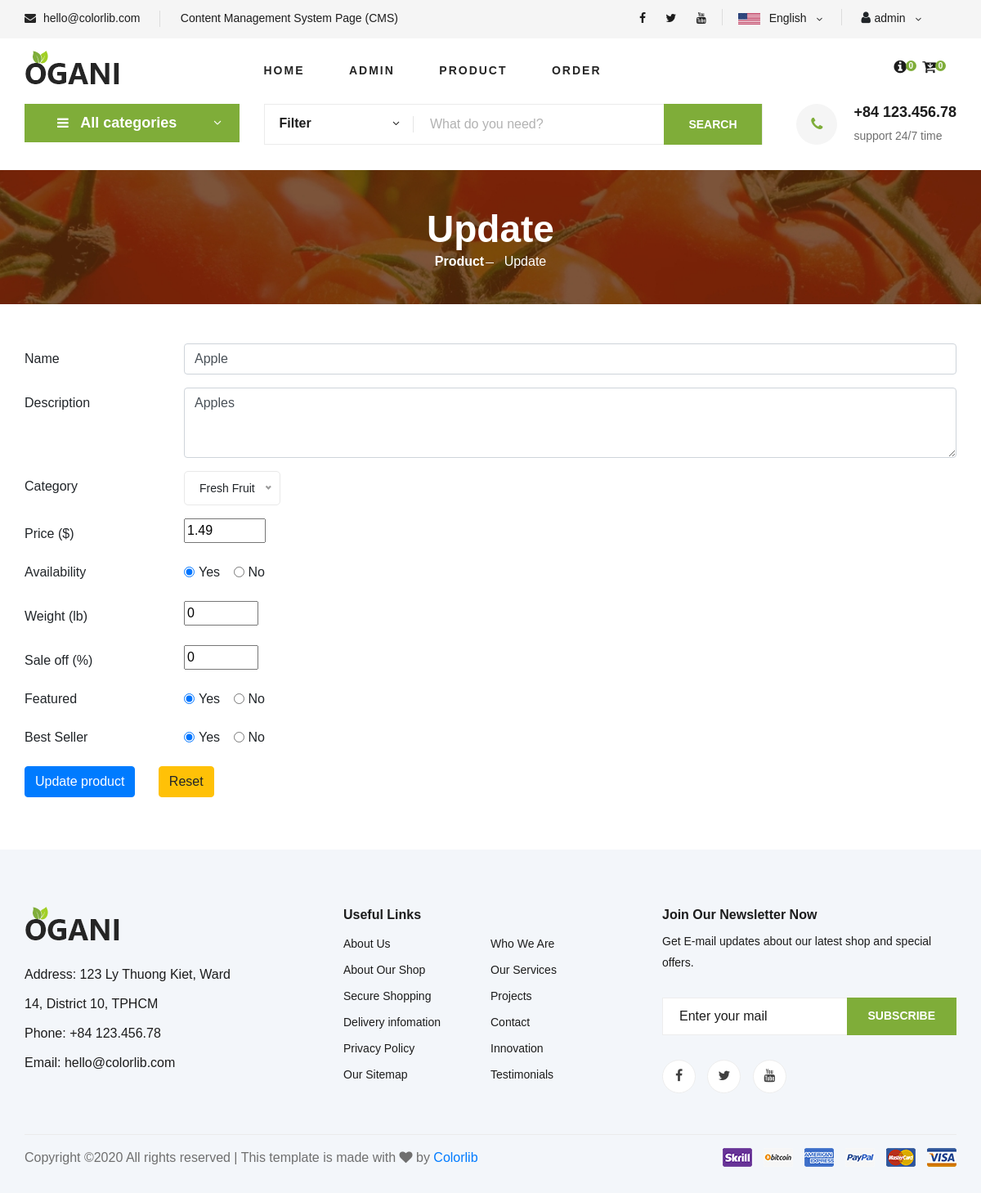
The page /product/update/apple (signed in) on the database as committed earlier.
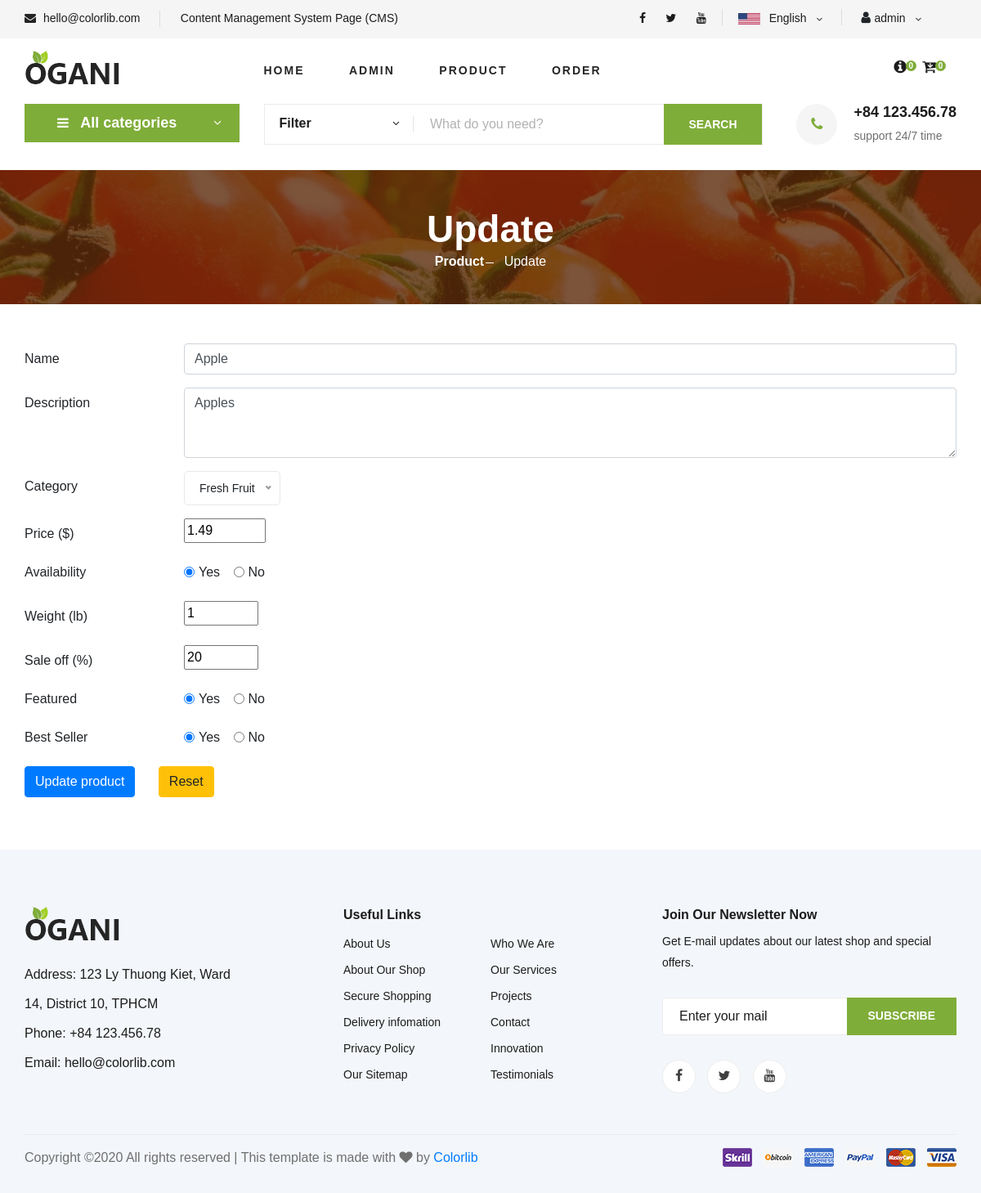
The same page on the database as committed later.
### tables this page shows
CREATE TABLE `item` (
  `id_item` varchar(100) NOT NULL,
  `name_item` varchar(100) NOT NULL DEFAULT 'Default name',
  `avatar_item` varchar(500) NOT NULL DEFAULT 'Default link',
  `detail_item_1` varchar(500) DEFAULT NULL,
  `detail_item_2` varchar(500) DEFAULT NULL,
  `detail_item_3` varchar(500) DEFAULT NULL,
  `description_item` varchar(500) NOT NULL DEFAULT 'Default description',
  `price_item` float NOT NULL DEFAULT 0,
  `availability_item` tinyint(1) NOT NULL DEFAULT 1,
  `weight_item` float NOT NULL DEFAULT 0,
  `sale_off_item` float NOT NULL DEFAULT 0,
  `featured` tinyint(1) NOT NULL DEFAULT 0,
  `best_seller_item` tinyint(1) NOT NULL DEFAULT 0,
  `date_created_item` datetime DEFAULT NULL,
  `latest_date_updated_item` datetime DEFAULT NULL,
  `category_item` varchar(100) DEFAULT NULL
);

### mvc/core/Controller.php (called while the page is built, shortened)
<?php
class Controller{
    final public function view($view, $data = []){
        require_once "./mvc/views/".$view.".php";
    }
}
?>

### mvc/controllers/Product.php (called while the page is built, shortened)
<?php
class Product extends Controller{
    protected $item_object;
    protected $category_object;
    final public function __construct(){
        $this->item_object = $this->model("Item");
        $this->category_object = $this->model("Category");
    }
    public function update($item){
        $this->view("Master1", array(
            "cms"=>true,
            "page"=>"update",
            "category_list"=>$this->category_object->get_all_categories(),
            "item"=>$this->item_object->get_item($item)
        ));
    }
}
?>

### mvc/core/App.php (called while the page is built, shortened)
<?php
class App{
    protected $action = "Action";
    final public function __construct(){
        $arr = $this->url_process();
        if(isset($arr[0])){
            if(file_exists("./mvc/controllers/".$arr[0].".php")){
                unset($arr[0]);
            }
        }
        $this->controller = new $this->controller();
        if(isset($arr[1])){
            if(method_exists($this->controller, $arr[1])){
                $this->action = $arr[1];
            }
            unset($arr[1]);
        }
        $this->params = $arr?array_values($arr):[];
        call_user_func_array([$this->controller, $this->action], $this->params);
    }
    final public function url_process(){
        if (isset($_GET["url"])){
            return explode("/", trim($_GET["url"]));
        }
    }
}
?>

### index.php (called while the page is built, shortened)
<?php
$app = new App();
?>

### mvc/core/Database.php (called while the page is built, shortened)
<?php
class Database{
    protected $servername = "localhost";
    protected $username = "root";
    protected $password = "";
    final public function __construct(){
        $this->conn = mysqli_connect($this->servername, $this->username, $this->password);
    }
}
?>

### mvc/models/Item.php (called while the page is built, shortened)
<?php
class Item extends Database{
    public function get_item($item){
        $sql = "SELECT item.*, category.name_category".
        " FROM item LEFT JOIN category ON item.category_item=category.id_category".
        " WHERE id_item='".$item."';";
        $sql_result = mysqli_query($this->conn, $sql);
        $result = false;
        if($sql_result){
            $result = mysqli_fetch_assoc($sql_result);
        }
        return json_encode($result);
    }
}
?>

### mvc/views/pages/update.php (the view, shortened to what the changed rows need)
<section class="breadcrumb-section set-bg" data-setbg="/tmdt_201/public/master1/images/breadcrumb.jpg">
    <div class="container">
        <div class="row">
            <div class="col-lg-12 text-center">
                <div class="breadcrumb__text">
                    <h2>Update</h2>
                </div>
            </div>
        </div>
    </div>
</section>
<?php $item_object = json_decode($data["item"]);?>
<form class="container py-5">
    <div class="form-group row">
        <div class="col-sm-10">
            <input type="text" name="name" class="form-control" id="name"
                placeholder="Product name" value="<?php echo $item_object->name_item; ?>">
        </div>
    </div>
    <div class="form-group row">
        <div class="col-sm-10">
            <textarea class="form-control" name="description"
            id="description" rows="3" placeholder="Product description"><?php echo $item_object->description_item; ?></textarea>
        </div>
    </div>
    <div class="form-group row">
        <div class="col-sm-10">
            <input type="number" name="price" id="price" min="0" max="100"
                step="0.01" value="<?php echo $item_object->price_item; ?>">
        </div>
    </div>
    <?php $availability = intval($item_object->availability_item); ?>
    <fieldset class="form-group">
        <div class="row">
            <div class="col-sm-10">
                <div class="form-check form-check-inline">
                    <input class="form-check-input" type="radio" name="availability" id="availability-yes" value="yes"
                        <?php echo $availability == 1?'checked':''?>>
                    <label class="form-check-label" for="availability-yes">Yes</label>
                </div>
                <div class="form-check form-check-inline">
                    <input class="form-check-input" type="radio" name="availability" id="availability-no" value="no"
                        <?php echo $availability == 0?'checked':''?>>
                    <label class="form-check-label" for="availability-no">No</label>
                </div>
            </div>
        </div>
    </fieldset>
    <div class="form-group row">
        <div class="col-sm-10">
            <input type="number" name="weight" id="weight" min="0" max="50"
                step="0.01" value="<?php echo $item_object->weight_item; ?>">
        </div>
    </div>
    <div class="form-group row">
        <div class="col-sm-10">
            <input type="number" name="sale-off" id="sale-off" min="0" max="100"
                step="0.1" value="<?php echo $item_object->sale_off_item; ?>">
        </div>
    </div>
    <?php $featured = intval($item_object->featured); ?>
    <fieldset class="form-group">
        <div class="row">
            <div class="col-sm-10">
                <div class="form-check form-check-inline">
                    <input class="form-check-input" type="radio" name="featured" id="featured-yes" value="yes"
                        <?php echo $featured == 1?'checked':''?>>
                    <label class="form-check-label" for="featured-yes">Yes</label>
                </div>
                <div class="form-check form-check-inline">
                    <input class="form-check-input" type="radio" name="featured" id="featured-no" value="no"
                        <?php echo $featured == 0?'checked':''?>>
                    <label class="form-check-label" for="featured-no">No</label>
                </div>
            </div>
        </div>
    </fieldset>
    <?php $best_seller = intval($item_object->best_seller_item); ?>
    <fieldset class="form-group">
        <div class="row">
            <div class="col-sm-10">
                <div class="form-check form-check-inline">
                    <input class="form-check-input" type="radio" name="best-seller" id="best-seller-yes" value="yes"
                        <?php echo $best_seller == 1?'checked':''?>>
                    <label class="form-check-label" for="best-seller-yes">Yes</label>
                </div>
                <div class="form-check form-check-inline">
                    <input class="form-check-input" type="radio" name="best-seller" id="best-seller-no" value="no"
                        <?php echo $best_seller == 0?'checked':''?>>
                    <label class="form-check-label" for="best-seller-no">No</label>
                </div>
            </div>
        </div>
    </fieldset>
</form>

Rows that differ between the two databases and show on the page:
changed item "Apple": weight "0" → "1"; sale-off "0" → "20"
